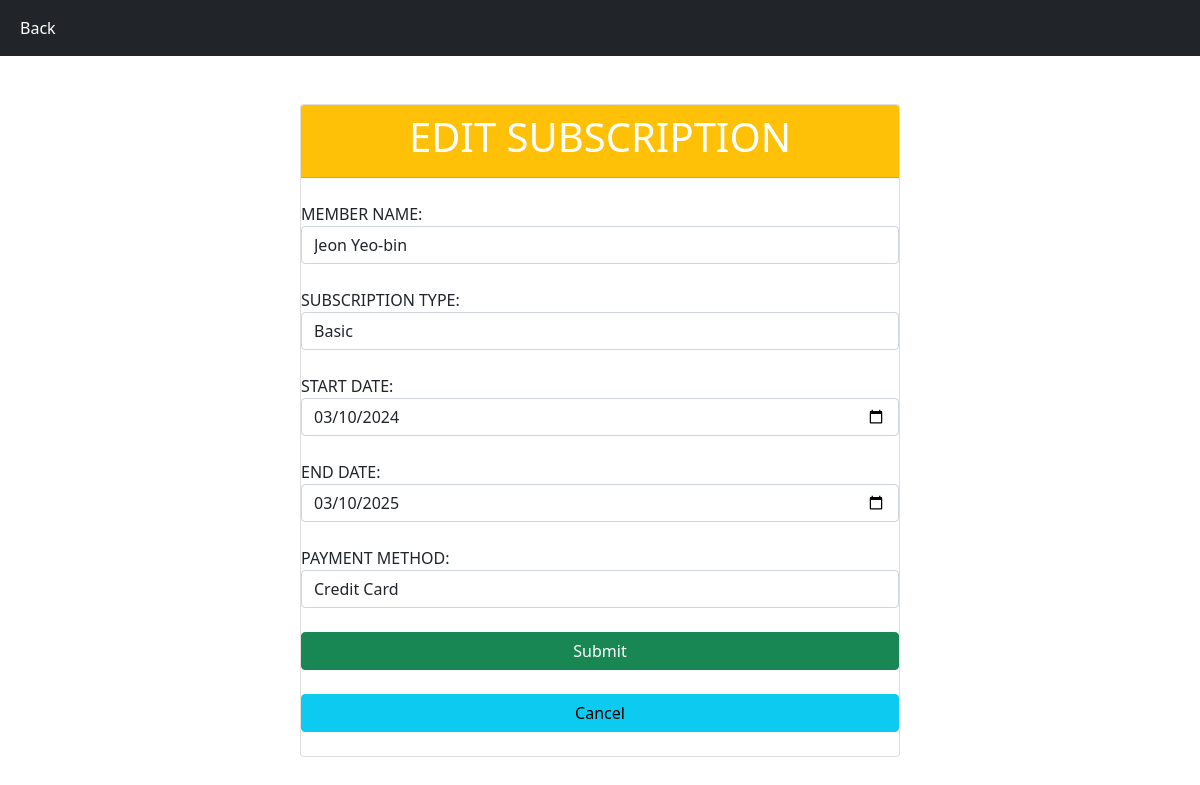
/Sourcecode/subscription.php?editpage=2, run on the app's committed database.
### tables this page shows
CREATE TABLE `membershipsubscription`  (
  `subscription_id` int NOT NULL AUTO_INCREMENT,
  `member_id` int NULL DEFAULT NULL,
  `subscription_type` varchar(50) NULL DEFAULT NULL,
  `start_date` date NULL DEFAULT NULL,
  `end_date` date NULL DEFAULT NULL,
  `payment_method` varchar(50) NULL DEFAULT NULL,
  PRIMARY KEY (`subscription_id`) USING BTREE
);

### Sourcecode/controllers/Subscription.controller.php (called while the page is built, shortened)
<?php
include_once("views/Subscription.view.php");
class SubscriptionController{
    private $subscription;
    private $member;
    function __construct() {
        $this->subscription = new Subscription(Conf::$db_host, Conf::$db_user, Conf::$db_pass, Conf::$db_name);
        $this->member = new Member(Conf::$db_host, Conf::$db_user, Conf::$db_pass, Conf::$db_name);
    }
      function editpage($id){
        $this->member->open();
        $this->subscription->open();
        $this->member->getMember();
        $data = $this->subscription->getSubsID($id);
        $data_member = array();
        while($row = $this->member->getResult()){
          array_push($data_member, $row);
        }
        $view = new SubscriptionView();
        $view->renderedit($data, $data_member);
      }
}

### Sourcecode/models/DB.class.php (called while the page is built, shortened)
<?php
class DB
{
    var $db_host = "";
    var $db_user = "";
    var $db_pass = "";
    var $db_name = "";
    var $db_link = "";
    function __construct($db_host, $db_user, $db_pass, $db_name)
    {
        $this->db_host = $db_host;
        $this->db_user = $db_user;
        $this->db_pass = $db_pass;
        $this->db_name = $db_name;
    }
    function open()
    {
        $this->db_link = mysqli_connect($this->db_host, $this->db_user, $this->db_pass, $this->db_name);
    }
    function execute($query){
        $this->result = mysqli_query($this->db_link, $query);
    }
}
?>

### Sourcecode/models/Subscription.class.php (called while the page is built, shortened)
<?php
class Subscription extends DB
{
    function getSubsID($id)
    {
        $query = "SELECT * FROM membershipsubscription WHERE subscription_id = '$id'";
        $this->execute($query);
        return $this->getResult();
    }
}

### Sourcecode/views/Subscription.view.php (the view, shortened to what this page needs)
<?php
class SubscriptionView {
    public function renderedit($data, $member){
        $subscription_id = $data[0];
        $member_id = $data[1];
        $subscription_type = $data[2];
        $start_date = $data[3];
        $end_date = $data[4];
        $payment_method = $data[5];
        $dataform = "<input type='hidden' name='subscription_id' value='" . $subscription_id . "'>
                        <label> MEMBER NAME: </label>
                        <select name='member_id' class='form-control' required>
                        <option disabled selected>Choose Member</option>";
        foreach($member as $val) {
            list($id, $nama) = $val;
            $selected = ($id == $member_id) ? "selected" : "";
            $dataform .= "<option value='".$id."' ".$selected.">".$nama."</option>";
        }
        $dataform .= "</select> <br>
                        <label> SUBSCRIPTION TYPE: </label>
                        <select name='subscription_type' class='form-control' required>
                        <option disabled selected>Choose Subscription Type</option>
                            <option value='Basic' ".($subscription_type == 'Basic' ? 'selected' : '').">Basic</option>
                            <option value='Plus' ".($subscription_type == 'Plus' ? 'selected' : '').">Plus</option>
                            <option value='Platinum' ".($subscription_type == 'Platinum' ? 'selected' : '').">Platinum</option>
                        </select> <br>
                        <label> START DATE: </label>
                        <input type='date' name='start_date' class='form-control' value='" . $start_date . "' required> <br>
                        <label> END DATE: </label>
                        <input type='date' name='end_date' class='form-control' value='" . $end_date . "' required> <br>
                        <label> PAYMENT METHOD: </label>
                        <select name='payment_method' class='form-control' required>
                        <option disabled selected>Choose Payment Method</option>
                            <option value='Credit Card' ".($payment_method == 'Credit Card' ? 'selected' : '').">Credit Card</option>
                            <option value='PayPal' ".($payment_method == 'PayPal' ? 'selected' : '').">PayPal</option>
                            <option value='Bank Transfer' ".($payment_method == 'Bank Transfer' ? 'selected' : '').">Bank Transfer</option>
                        </select> <br>";
    }
}
?>

### data on the page
membershipsubscription: subscription_type "Basic", start_date "03/10/2024", end_date "03/10/2025", payment_method "Credit Card"

### other printed values
$this->content "Back EDIT SUBSCRIPTION Submit Cancel"
form field member_id "Jeon Yeo-bin"
